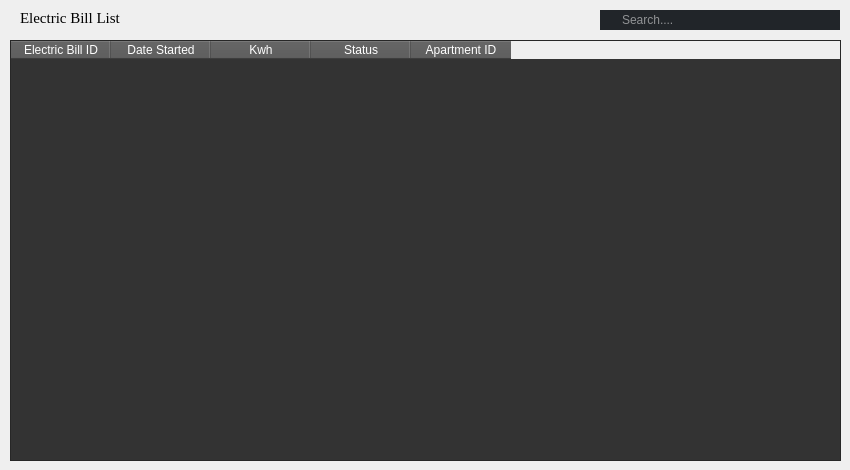
            <widget class="QWidget" name="EBListPage">
             <widget class="QLabel" name="ElectricBillList_label">
              <property name="geometry">
               <rect>
                <x>20</x>
                <y>10</y>
                <width>201</width>
                <height>16</height>
               </rect>
              </property>
              <property name="font">
               <font>
                <family>Times New Roman</family>
                <pointsize>11</pointsize>
               </font>
              </property>
              <property name="text">
               <string>Electric Bill List</string>
              </property>
             </widget>
             <widget class="QLineEdit" name="Search_lineEdit_4">
              <property name="geometry">
               <rect>
                <x>600</x>
                <y>10</y>
                <width>240</width>
                <height>20</height>
               </rect>
              </property>
              <property name="minimumSize">
               <size>
                <width>240</width>
                <height>20</height>
               </size>
              </property>
              <property name="maximumSize">
               <size>
                <width>240</width>
                <height>30</height>
               </size>
              </property>
              <property name="styleSheet">
               <string notr="true">QLineEdit {
    border: none;
    color: #FFF;
    padding-left: 20px;
    padding-right: 20px;
    background-color: rgb(33, 37, 41); 
    border-image: url(rounded-border.png) 15 15 15 15 stretch stretch;
}

QLineEdit:hover {
    border: 2px solid rgb(48, 50, 62);
}

QLineEdit:focus {
    border: 2px solid rgb(85, 170, 255);
    background-color: rgb(33, 37, 41); 
}</string>
              </property>
              <property name="placeholderText">
               <string>Search....</string>
              </property>
             </widget>
             <widget class="QTableWidget" name="ElectricBill_tableWidget">
              <property name="geometry">
               <rect>
                <x>10</x>
                <y>40</y>
                <width>831</width>
                <height>421</height>
               </rect>
              </property>
              <property name="styleSheet">
               <string notr="true">QTableWidget {
    background-color: #333333;
    color: white;
}

QHeaderView::section {
    background-color: #555555;
    color: white;
}
</string>
              </property>
              <column>
               <property name="text">
                <string>Electric Bill ID</string>
               </property>
              </column>
              <column>
               <property name="text">
                <string>Date Started</string>
               </property>
              </column>
              <column>
               <property name="text">
                <string>Kwh</string>
               </property>
              </column>
              <column>
               <property name="text">
                <string>Status</string>
               </property>
              </column>
              <column>
               <property name="text">
                <string>Apartment ID</string>
               </property>
              </column>
             </widget>
            </widget>
